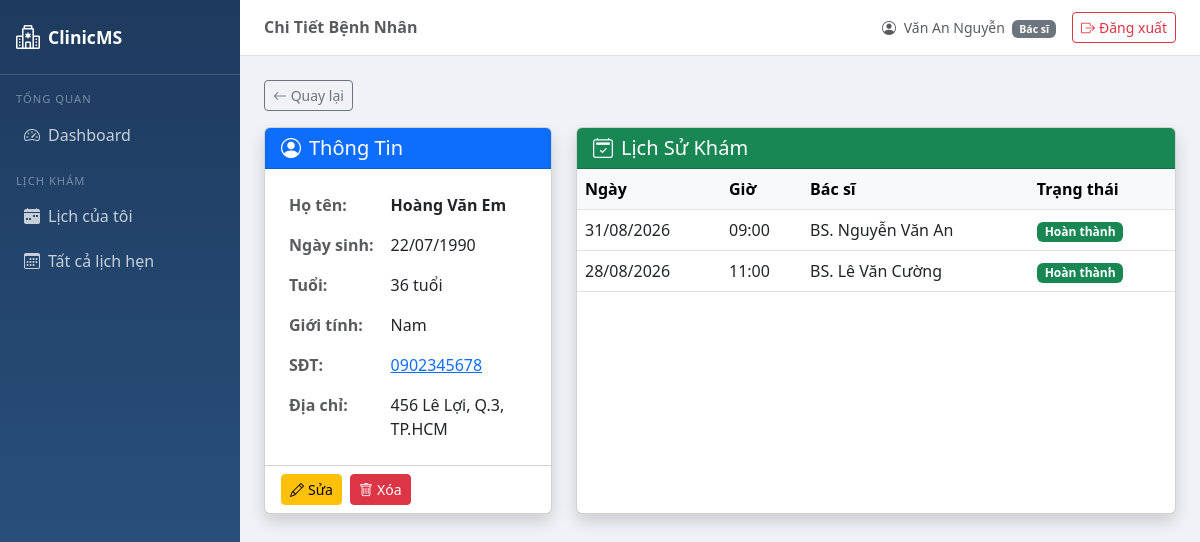
The page /patients/2/ (signed in) on the database its author committed.
### accounts/models.py (models this page shows, shortened)
class UserProfile(models.Model):
    ROLE_CHOICES = [
        ('admin', 'Quản trị viên'),
        ('doctor', 'Bác sĩ'),
        ('staff', 'Nhân viên'),
    ]
    user = models.OneToOneField(User, on_delete=models.CASCADE, related_name='profile')
    role = models.CharField(max_length=10, choices=ROLE_CHOICES, default='staff', verbose_name='Vai trò')
    phone = models.CharField(max_length=15, blank=True, verbose_name='Số điện thoại')
    class Meta:
        verbose_name = 'Hồ sơ người dùng'
        verbose_name_plural = 'Hồ sơ người dùng'

### patients/models.py (models this page shows, shortened)
class Patient(models.Model):
    GENDER_CHOICES = [
        ('M', 'Nam'),
        ('F', 'Nữ'),
        ('O', 'Khác'),
    ]
    full_name = models.CharField(max_length=100, verbose_name='Họ và tên')
    date_of_birth = models.DateField(verbose_name='Ngày sinh')
    gender = models.CharField(max_length=1, choices=GENDER_CHOICES, verbose_name='Giới tính')
    phone = models.CharField(max_length=15, verbose_name='Số điện thoại')
    address = models.TextField(blank=True, verbose_name='Địa chỉ')
    created_at = models.DateTimeField(auto_now_add=True, verbose_name='Ngày tạo')
    class Meta:
        verbose_name = 'Bệnh nhân'
        verbose_name_plural = 'Bệnh nhân'
        ordering = ['-created_at']
    def get_age(self):
        today = date.today()
        return today.year - self.date_of_birth.year - (
            (today.month, today.day) < (self.date_of_birth.month, self.date_of_birth.day)
        )

### appointments/models.py (models this page shows, shortened)
class Appointment(models.Model):
    STATUS_CHOICES = [
        ('pending', 'Chờ xác nhận'),
        ('confirmed', 'Đã xác nhận'),
        ('checked_in', 'Đã check-in'),
        ('done', 'Hoàn thành'),
        ('cancelled', 'Đã hủy'),
    ]
    patient = models.ForeignKey(Patient, on_delete=models.CASCADE, verbose_name='Bệnh nhân')
    doctor = models.ForeignKey(Doctor, on_delete=models.CASCADE, verbose_name='Bác sĩ')
    date = models.DateField(verbose_name='Ngày khám')
    start_time = models.TimeField(verbose_name='Giờ bắt đầu')
    end_time = models.TimeField(verbose_name='Giờ kết thúc')
    status = models.CharField(max_length=15, choices=STATUS_CHOICES, default='pending',
                              verbose_name='Trạng thái')
    note = models.TextField(blank=True, verbose_name='Ghi chú')
    created_at = models.DateTimeField(auto_now_add=True, verbose_name='Ngày tạo')
    class Meta:
        verbose_name = 'Lịch hẹn'
        verbose_name_plural = 'Lịch hẹn'
        ordering = ['-date', '-start_time']
    def get_status_badge_class(self):
        return {
            'pending': 'warning',
            'confirmed': 'primary',
            'checked_in': 'info',
            'done': 'success',
            'cancelled': 'danger',
        }.get(self.status, 'secondary')

### doctors/models.py (models this page shows, shortened)
class Doctor(models.Model):
    user = models.OneToOneField(User, on_delete=models.SET_NULL, null=True, blank=True,
                                related_name='doctor', verbose_name='Tài khoản')
    full_name = models.CharField(max_length=100, verbose_name='Họ và tên')
    specialty = models.CharField(max_length=100, verbose_name='Chuyên khoa')
    phone = models.CharField(max_length=15, blank=True, verbose_name='Số điện thoại')
    is_active = models.BooleanField(default=True, verbose_name='Đang hoạt động')
    class Meta:
        verbose_name = 'Bác sĩ'
        verbose_name_plural = 'Bác sĩ'
        ordering = ['full_name']

### patients/views.py (the view)
# urls.py: path('<int:pk>/', views.patient_detail, name='detail'),
@login_required
@role_required('admin', 'staff', 'doctor')
def patient_detail(request, pk):
    patient = get_object_or_404(Patient, pk=pk)
    try:
        appointments = patient.appointment_set.select_related('doctor').order_by('-date', '-start_time')
    except Exception:
        appointments = []
    return render(request, 'patients/patient_detail.html', {
        'patient': patient, 'appointments': appointments,
    })

### accounts/context_processors.py (called while the page is built)
def user_role(request):
    ctx = {
        'is_admin': False,
        'is_staff_role': False,
        'is_doctor': False,
        'is_admin_or_staff': False,
    }
    if request.user.is_authenticated:
        if request.user.is_superuser:
            ctx['is_admin'] = True
            ctx['is_admin_or_staff'] = True
        elif hasattr(request.user, 'profile'):
            role = request.user.profile.role
            ctx['is_admin']         = (role == 'admin')
            ctx['is_staff_role']    = (role == 'staff')
            ctx['is_doctor']        = (role == 'doctor')
            ctx['is_admin_or_staff'] = (role in ['admin', 'staff'])
    return ctx

### templates/patients/patient_detail.html (shortened to what this page needs)
{% extends 'base.html' %}
{% block page_title %}Chi Tiết Bệnh Nhân{% endblock %}
{% block content %}
<div class="mb-3"><a href="{% url 'patients:list' %}" class="btn btn-outline-secondary btn-sm"><i class="bi bi-arrow-left"></i> Quay lại</a></div>
<div class="row g-4">
    <div class="col-md-4">
        <div class="card shadow h-100">
            <div class="card-header bg-primary text-white"><h5 class="mb-0"><i class="bi bi-person-circle me-2"></i>Thông Tin</h5></div>
            <div class="card-body">
                <table class="table table-borderless mb-0">
                    <tr><th class="text-muted" style="width:40%">Họ tên:</th><td class="fw-semibold">{{ patient.full_name }}</td></tr>
                    <tr><th class="text-muted">Ngày sinh:</th><td>{{ patient.date_of_birth|date:"d/m/Y" }}</td></tr>
                    <tr><th class="text-muted">Tuổi:</th><td>{{ patient.get_age }} tuổi</td></tr>
                    <tr><th class="text-muted">Giới tính:</th><td>{{ patient.get_gender_display }}</td></tr>
                    <tr><th class="text-muted">SĐT:</th><td><a href="tel:{{ patient.phone }}">{{ patient.phone }}</a></td></tr>
                    <tr><th class="text-muted">Địa chỉ:</th><td>{{ patient.address|default:"Chưa cập nhật" }}</td></tr>
                </table>
            </div>
            <div class="card-footer bg-transparent">
                <div class="d-flex gap-2">
                    <a href="{% url 'patients:update' pk=patient.pk %}" class="btn btn-warning btn-sm"><i class="bi bi-pencil me-1"></i>Sửa</a>
                    <a href="{% url 'patients:delete' pk=patient.pk %}" class="btn btn-danger btn-sm"><i class="bi bi-trash me-1"></i>Xóa</a>
                </div>
            </div>
        </div>
    </div>
    <div class="col-md-8">
        <div class="card shadow h-100">
            <div class="card-header bg-success text-white"><h5 class="mb-0"><i class="bi bi-calendar2-check me-2"></i>Lịch Sử Khám</h5></div>
            <div class="card-body p-0">
                {% if appointments %}
                <table class="table table-hover mb-0">
                    <thead class="table-light"><tr><th>Ngày</th><th>Giờ</th><th>Bác sĩ</th><th>Trạng thái</th></tr></thead>
                    <tbody>
                        {% for a in appointments %}
                        <tr>
                            <td>{{ a.date|date:"d/m/Y" }}</td>
                            <td>{{ a.start_time|time:"H:i" }}</td>
                            <td>BS. {{ a.doctor.full_name }}</td>
                            <td><span class="badge bg-{{ a.get_status_badge_class }}">{{ a.get_status_display }}</span></td>
                        </tr>
                        {% endfor %}
                    </tbody>
                </table>
                {% else %}
                <div class="text-center py-4 text-muted"><i class="bi bi-calendar-x fs-1 d-block mb-2"></i>Chưa có lịch khám nào.</div>
                {% endif %}
            </div>
        </div>
    </div>
</div>
{% endblock %}

### templates/base.html (shortened to what this page needs)
<!DOCTYPE html>
<html lang="vi">
<head>
    <link href="https://cdn.jsdelivr.net/npm/bootstrap@5.3.0/dist/css/bootstrap.min.css" rel="stylesheet">
    <link href="https://cdn.jsdelivr.net/npm/bootstrap-icons@1.10.5/font/bootstrap-icons.css" rel="stylesheet">
</head>
<body>
<nav class="sidebar">
    <a class="sidebar-brand" href="{% url 'dashboard:index' %}">
        <i class="bi bi-hospital fs-4"></i> ClinicMS
    </a>
    <div class="mt-2">
        <div class="nav-section">Tổng quan</div>
        <a href="{% url 'dashboard:index' %}" class="nav-link {% if request.resolver_match.app_name == 'dashboard' %}active{% endif %}">
            <i class="bi bi-speedometer2 me-2"></i>Dashboard
        </a>
        {% if is_doctor %}
        <div class="nav-section mt-2">Lịch khám</div>
        <a href="{% url 'appointments:my_schedule' %}" class="nav-link {% if request.resolver_match.url_name == 'my_schedule' %}active{% endif %}">
            <i class="bi bi-calendar-week-fill me-2"></i>Lịch của tôi
        </a>
        <a href="{% url 'appointments:list' %}" class="nav-link {% if request.resolver_match.app_name == 'appointments' and request.resolver_match.url_name != 'my_schedule' %}active{% endif %}">
            <i class="bi bi-calendar3 me-2"></i>Tất cả lịch hẹn
        </a>
        {% endif %}
    </div>
</nav>
<div class="main-content">
    <div class="topbar">
        <h6 class="mb-0 fw-semibold text-muted">{% block page_title %}{% endblock %}</h6>
        <div class="d-flex align-items-center gap-3">
            {% if request.user.is_authenticated %}
            <span class="text-muted small">
                <i class="bi bi-person-circle me-1"></i>
                {{ request.user.get_full_name|default:request.user.username }}
                {% if request.user.profile %}
                <span class="badge bg-secondary ms-1">{{ request.user.profile.get_role_display }}</span>
                {% endif %}
            </span>
            <form method="post" action="{% url 'accounts:logout' %}" class="mb-0">
                <button type="submit" class="btn btn-outline-danger btn-sm">
                    <i class="bi bi-box-arrow-right me-1"></i>Đăng xuất
                </button>
            </form>
            {% endif %}
        </div>
    </div>
    <div class="content-area">
        {% block content %}{% endblock %}
    </div>
</div>
</body>
</html>

### templates/base.html (style rules this page uses)
body { background-color: #f0f2f5; }
.sidebar { width: 240px; min-height: 100vh; background: linear-gradient(180deg, #1e3a5f 0%, #2d5986 100%); position: fixed; top: 0; left: 0; z-index: 100; }
.sidebar-brand { padding: 1.2rem 1rem; border-bottom: 1px solid rgba(255,255,255,.15); color: white; font-weight: bold; font-size: 1.1rem; text-decoration: none; display: flex; align-items: center; gap: 8px; }
.sidebar .nav-link { color: rgba(255,255,255,.75); padding: .6rem 1rem; border-radius: 6px; margin: 2px 8px; transition: all .2s; }
.sidebar .nav-section { font-size: .7rem; text-transform: uppercase; letter-spacing: 1px; color: rgba(255,255,255,.4); padding: .5rem 1rem .2rem; }
.main-content { margin-left: 240px; min-height: 100vh; }
.topbar { background: white; border-bottom: 1px solid #e0e0e0; padding: .75rem 1.5rem; display: flex; justify-content: space-between; align-items: center; }
.content-area { padding: 1.5rem; }

### rows shown on the page
Patient: full_name "Hoàng Văn Em", date_of_birth "22/07/1990", get_age "36", gender "Nam", phone "0902345678", address "456 Lê Lợi, Q.3, TP.HCM"
Appointment: date "31/08/2026", start_time "09:00", doctor.full_name "Nguyễn Văn An", status "Hoàn thành"
Appointment: date "28/08/2026", start_time "11:00", doctor.full_name "Lê Văn Cường", status "Hoàn thành"

### other values the page prints
{{ request.user.get_full_name|default:request.user.username }} "Văn An Nguyễn"
{{ request.user.profile.get_role_display }} "Bác sĩ"
